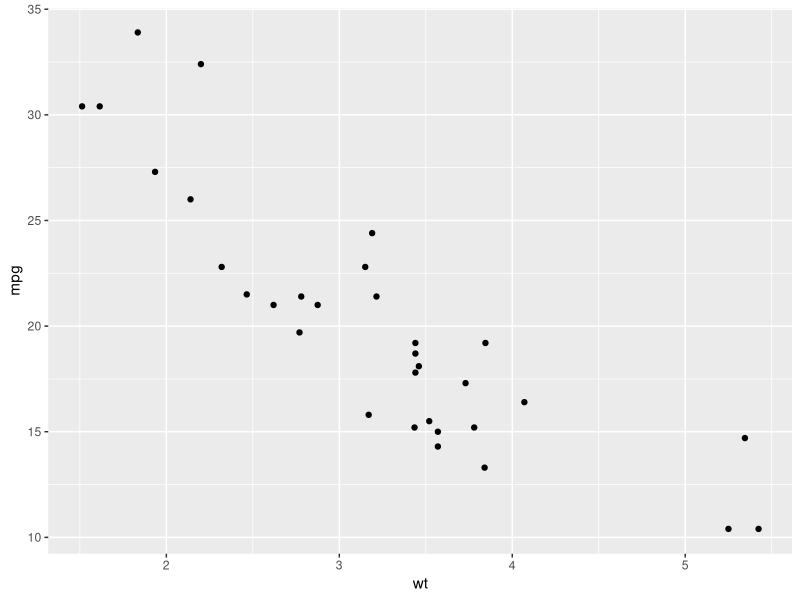
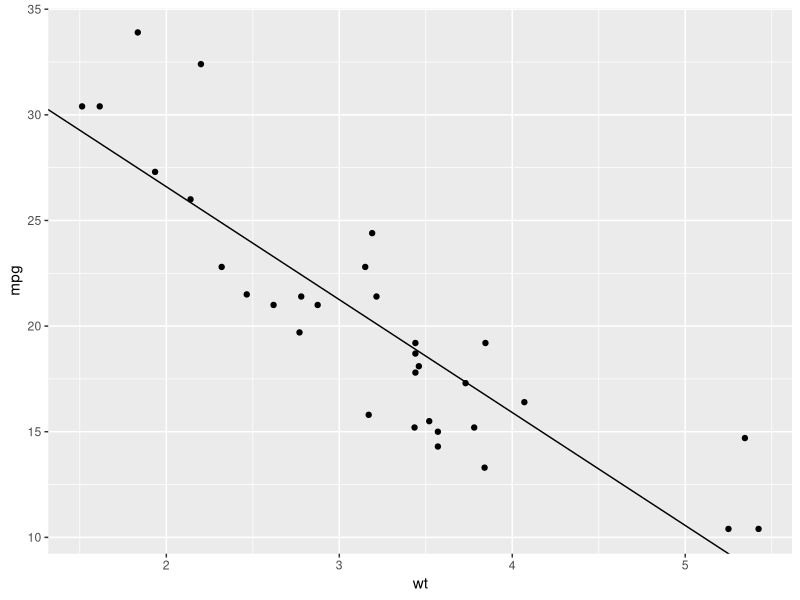
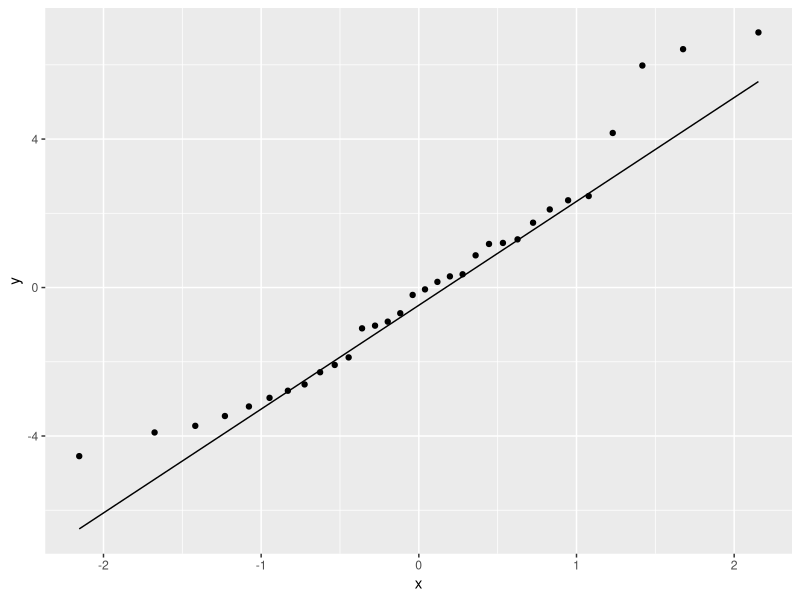

The R script that drew these images, in order:
## ---- chunk 1
knitr::opts_chunk$set(echo = TRUE, warning = FALSE, message = FALSE)
## ---- chunk 2
library(tidyverse)
## ---- chunk 3
head(mtcars)
summary(mtcars)
mpg_wt <- dplyr::select(mtcars, mpg, wt)
## ---- chunk 4
ggplot(mpg_wt, aes(x= wt, y= mpg)) +
  geom_point()
## ---- chunk 5
mpg_wt_lm <- lm(mpg ~ wt, data = mpg_wt)
summary(mpg_wt_lm)
## ---- chunk 6
ggplot(mpg_wt, aes(x= wt, y= mpg)) +
  geom_point() + geom_abline(intercept = mpg_wt_lm$coefficients[1], slope= mpg_wt_lm$coefficients[2])
## ---- chunk 7
res <- as_data_frame(mpg_wt_lm$residuals)
ggplot(res, aes(sample = value)) +
  stat_qq() +
  stat_qq_line()
